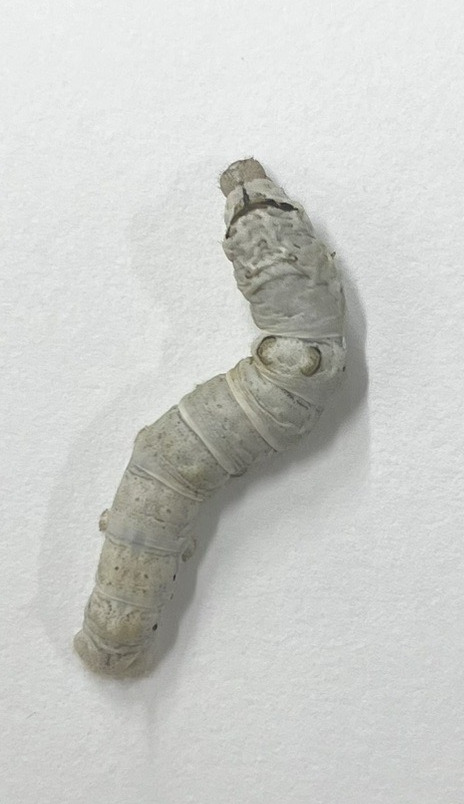
#> input picture test1.jpg, 464 x 804 px
$ python -i infer_multi_silkworm.py   (imports and definitions only)
#> lines starting #> are read from the running program, lines starting #| are printed output that depends on the picture; after the words box and inside, x2 and y2 are one past the last pixel; in counts of white or black regions, pixels touching at a corner belong together
#> further down, picture is the input picture: shape (804, 464, 3); mean B, G, R 201.2, 204.4, 203
#!/usr/bin/env python3
"""
Multi-silkworm video inference with detection + pose estimation
"""

import os
import cv2
import numpy as np
import argparse
from mmpose.apis import init_model, inference_topdown
from mmpose.visualization import PoseLocalVisualizer


# [30 lines left out: function detect_silkworms_simple, not called in this run]


def detect_silkworms_advanced(frame):
    """
    More advanced silkworm detection using morphological operations
    """
    # Convert to HSV for better color segmentation
    hsv = cv2.cvtColor(frame, cv2.COLOR_BGR2HSV)
#> hsv: shape (804, 464, 3); mean H, S, V 57.7, 5.9, 204.6

    # Define range for silkworm colors (adjust based on your silkworms)
    # This is a general range - you may need to tune these values
    lower_bound = np.array([0, 0, 50])    # Lower HSV bound
    upper_bound = np.array([180, 50, 200]) # Upper HSV bound

    # Create mask
    mask = cv2.inRange(hsv, lower_bound, upper_bound)
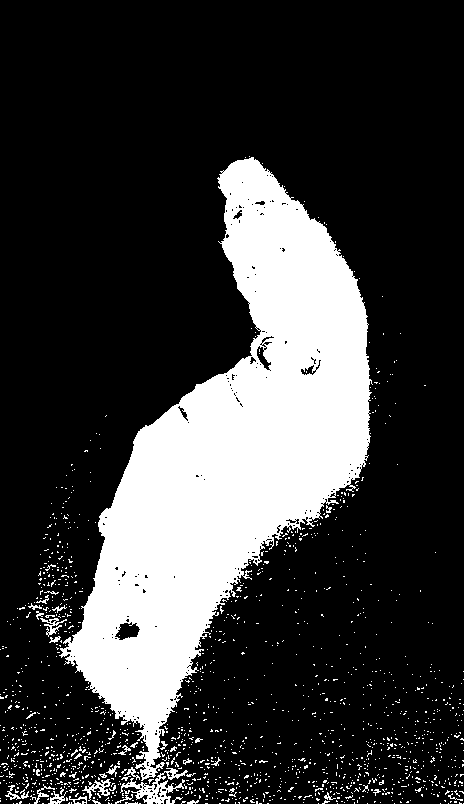
#> mask: shape (804, 464); 22.9% white; 1486 white regions (1448 under 20 px), largest, box (x1, y1, x2, y2) and area: (59, 157, 373, 781) 78637, (120, 768, 188, 804) 838, (82, 779, 111, 801) 206

    # Morphological operations to clean up the mask
    kernel = cv2.getStructuringElement(cv2.MORPH_ELLIPSE, (5, 5))
    mask = cv2.morphologyEx(mask, cv2.MORPH_CLOSE, kernel)
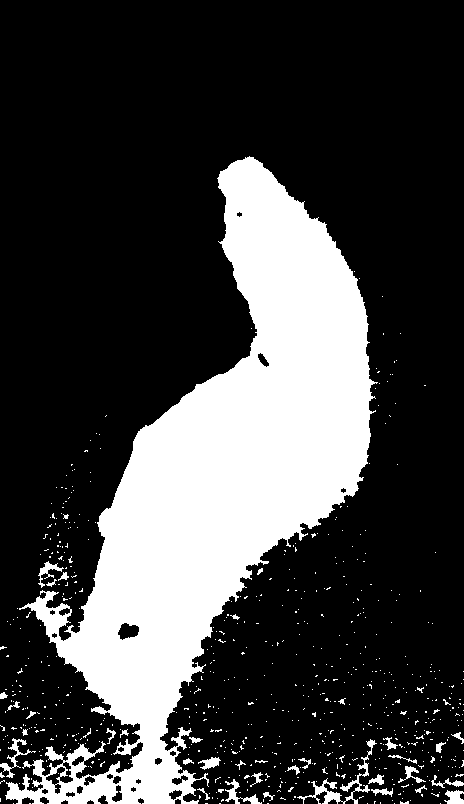
#> mask: shape (804, 464); 25.2% white; 675 white regions (638 under 20 px), largest, box (x1, y1, x2, y2) and area: (5, 156, 378, 804) 88965, (297, 739, 377, 804) 754, (0, 738, 36, 778) 282
    mask = cv2.morphologyEx(mask, cv2.MORPH_OPEN, kernel)
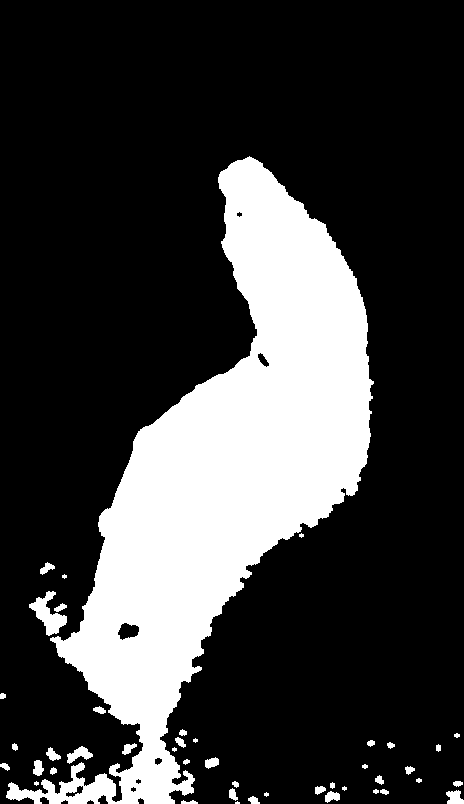
#> mask: shape (804, 464); 23.9% white; 44 white regions (8 under 20 px)

    # Find contours
    contours, _ = cv2.findContours(mask, cv2.RETR_EXTERNAL, cv2.CHAIN_APPROX_SIMPLE)
#> contours = 44 contours, 14 with area under 20; largest, box (x1, y1, x2, y2) and area: (6, 156, 374, 804) 85342, (29, 591, 67, 636) 656, (67, 746, 93, 764) 196, (446, 790, 464, 804) 154, (33, 760, 44, 776) 105

    bboxes = []
    for contour in contours:
        area = cv2.contourArea(contour)
        if area > 2000:  # Minimum area threshold
            x, y, w, h = cv2.boundingRect(contour)
            # Add padding
            padding = 30
            x = max(0, x - padding)
            y = max(0, y - padding)
            w = min(frame.shape[1] - x, w + 2 * padding)
            h = min(frame.shape[0] - y, h + 2 * padding)

            bboxes.append([x, y, x + w, y + h])
#> this loop made 44 passes
#> (area, x, y, w, h, padding) on pass 44: (85342, 0, 126, 428, 678, 30)
#> area on passes 2, 3, 5, 6, 7, 9: 29.5, 48.5, 101, 154, 26, 58.5
#> after the loop, bboxes = [[0, 126, 428, 804]]

    return np.array(bboxes, dtype=np.float32) if bboxes else np.array([]).reshape(0, 4)


# [95 lines left out: function main, not called in this run]


# [2 lines not run here, left out]

>>> import cv2
>>> picture = cv2.imread('test1.jpg')
>>> result = detect_silkworms_advanced(picture)
#> result = [[0, 126, 428, 804]]
